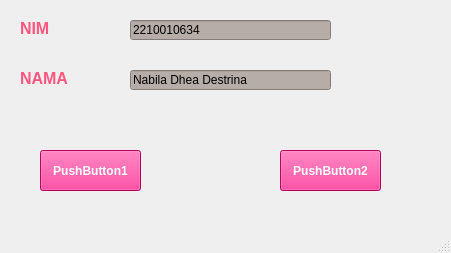
<?xml version="1.0" encoding="UTF-8"?>
<ui version="4.0">
 <class>MainWindow</class>
 <widget class="QMainWindow" name="MainWindow">
  <property name="geometry">
   <rect>
    <x>0</x>
    <y>0</y>
    <width>451</width>
    <height>253</height>
   </rect>
  </property>
  <property name="windowTitle">
   <string>MainWindow</string>
  </property>
  <widget class="QWidget" name="centralwidget">
   <widget class="QLabel" name="label">
    <property name="geometry">
     <rect>
      <x>20</x>
      <y>20</y>
      <width>61</width>
      <height>16</height>
     </rect>
    </property>
    <property name="font">
     <font>
      <pointsize>12</pointsize>
      <weight>75</weight>
      <bold>true</bold>
     </font>
    </property>
    <property name="styleSheet">
     <string notr="true">color: rgb(255, 85, 127);</string>
    </property>
    <property name="text">
     <string>NIM</string>
    </property>
   </widget>
   <widget class="QLabel" name="label_2">
    <property name="geometry">
     <rect>
      <x>20</x>
      <y>70</y>
      <width>61</width>
      <height>16</height>
     </rect>
    </property>
    <property name="font">
     <font>
      <pointsize>12</pointsize>
      <weight>75</weight>
      <bold>true</bold>
     </font>
    </property>
    <property name="styleSheet">
     <string notr="true">color: rgb(255, 85, 127);</string>
    </property>
    <property name="text">
     <string>NAMA</string>
    </property>
   </widget>
   <widget class="QLineEdit" name="lineEdit">
    <property name="geometry">
     <rect>
      <x>130</x>
      <y>20</y>
      <width>201</width>
      <height>20</height>
     </rect>
    </property>
    <property name="styleSheet">
     <string notr="true">background-color: rgb(182, 172, 168);</string>
    </property>
    <property name="text">
     <string>2210010634</string>
    </property>
   </widget>
   <widget class="QLineEdit" name="lineEdit_2">
    <property name="geometry">
     <rect>
      <x>130</x>
      <y>70</y>
      <width>201</width>
      <height>20</height>
     </rect>
    </property>
    <property name="styleSheet">
     <string notr="true">background-color: rgb(182, 172, 168);</string>
    </property>
    <property name="text">
     <string>Nabila Dhea Destrina</string>
    </property>
   </widget>
   <widget class="QPushButton" name="pushButton">
    <property name="geometry">
     <rect>
      <x>40</x>
      <y>150</y>
      <width>101</width>
      <height>41</height>
     </rect>
    </property>
    <property name="font">
     <font>
      <weight>75</weight>
      <bold>true</bold>
     </font>
    </property>
    <property name="styleSheet">
     <string notr="true">background-color: rgb(255, 0, 127);
color: rgb(255, 255, 255);</string>
    </property>
    <property name="text">
     <string>PushButton1</string>
    </property>
   </widget>
   <widget class="QPushButton" name="pushButton_2">
    <property name="geometry">
     <rect>
      <x>280</x>
      <y>150</y>
      <width>101</width>
      <height>41</height>
     </rect>
    </property>
    <property name="font">
     <font>
      <weight>75</weight>
      <bold>true</bold>
     </font>
    </property>
    <property name="styleSheet">
     <string notr="true">background-color: rgb(255, 0, 127);
color: rgb(255, 255, 255);</string>
    </property>
    <property name="text">
     <string>PushButton2</string>
    </property>
   </widget>
  </widget>
  <widget class="QMenuBar" name="menubar">
   <property name="geometry">
    <rect>
     <x>0</x>
     <y>0</y>
     <width>451</width>
     <height>18</height>
    </rect>
   </property>
  </widget>
  <widget class="QStatusBar" name="statusbar"/>
 </widget>
 <resources/>
 <connections/>
</ui>
